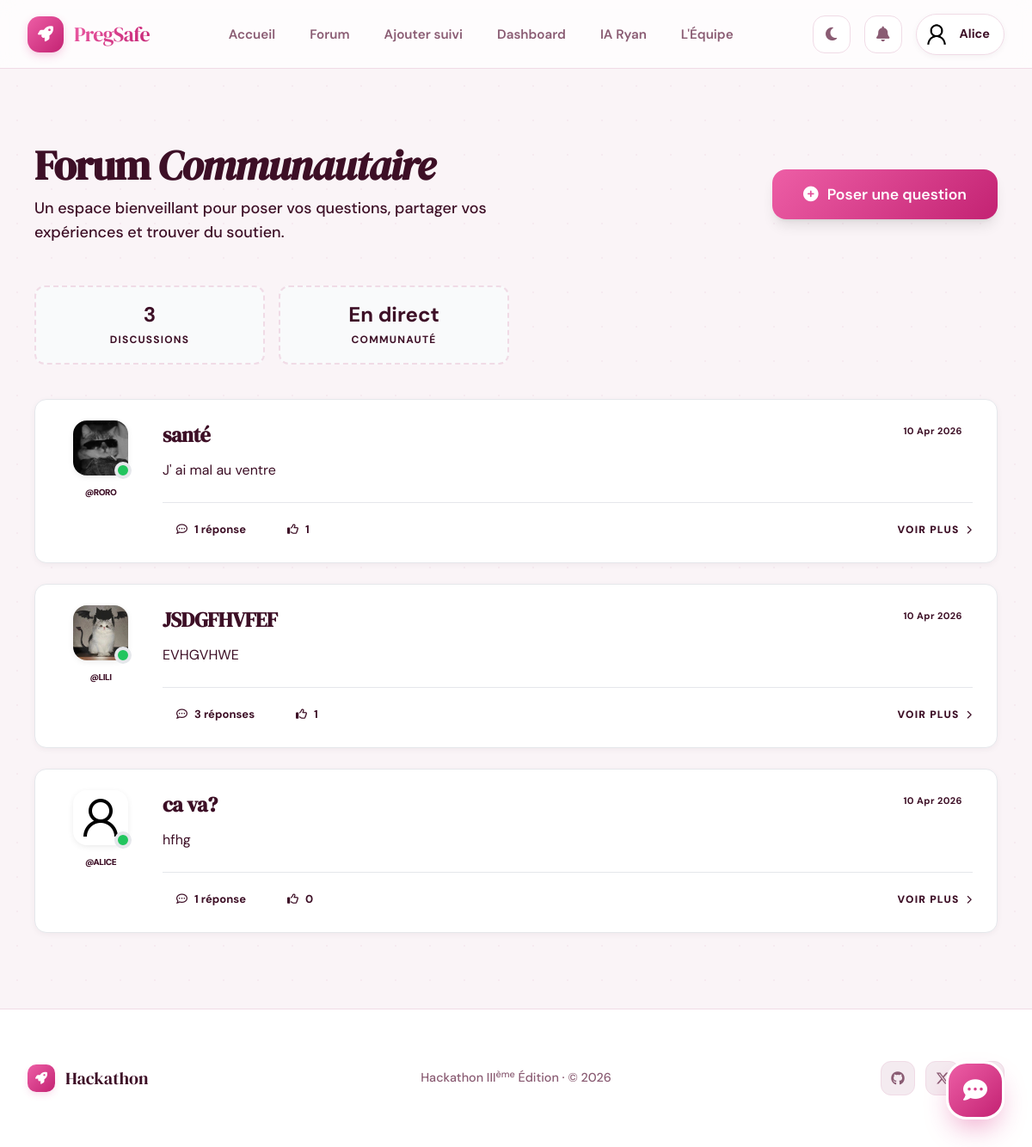
The app's page /forum/ (signed in) with its own data.
### Users/models.py (models this page shows, shortened)
class User(AbstractUser):
    GROUPE_SANGUIN_CHOIX = [
        ('A+', 'A+'), ('A-', 'A-'),
        ('B+', 'B+'), ('B-', 'B-'),
        ('AB+', 'AB+'), ('AB-', 'AB-'),
        ('O+', 'O+'), ('O-', 'O-'),
    ]
    is_admin_user = models.BooleanField(default=False)
    is_customer = models.BooleanField(default=True)
    age = models.PositiveIntegerField(null=True, blank=True, help_text="25")
    date_dernieres_regles = models.DateField(null=True, blank=True, help_text="Date des dernières règles)")
    date_prevue_accouchement = models.DateField(null=True, blank=True)
    taille = models.PositiveIntegerField(null=True, blank=True, help_text="En cm")
    poids_initial = models.FloatField(null=True, blank=True, help_text="En kg")
    groupe_sanguin = models.CharField(
        null=True,
        blank=True,
        max_length=5,
        choices=GROUPE_SANGUIN_CHOIX
    )
    antecedents_medicaux = models.TextField(null=True, blank=True)
    nombre_grossesses_precedentes = models.PositiveIntegerField(default=0)
    photo = models.ImageField(
        upload_to="profile_pictures/",
        default="profile_pictures/default.png",
        blank=True,
        null=True,
    )
    def notifications_non_lues(self):
        return self.notifications.filter(is_read=False).order_by("-created_at")
    def nombre_notifications_non_lues(self):
        return self.notifications.filter(is_read=False).count()

### forum/models.py (models this page shows, shortened)
class Question(models.Model):
    user = models.ForeignKey(
        settings.AUTH_USER_MODEL,
        on_delete=models.CASCADE,
        related_name='questions'
    )
    title = models.CharField(max_length=255)
    content = models.TextField()
    image = models.ImageField(upload_to='forum/questions/', blank=True, null=True)
    likes = models.ManyToManyField(settings.AUTH_USER_MODEL, related_name='liked_questions', blank=True)
    dislikes = models.ManyToManyField(settings.AUTH_USER_MODEL, related_name='disliked_questions', blank=True)
    created_at = models.DateTimeField(auto_now_add=True)
    updated_at = models.DateTimeField(auto_now=True)
    class Meta:
        ordering = ['-created_at']
    def total_likes(self):
        return self.likes.count()

### forum/views.py (the view)
# urls.py: path('', views.question_list, name='question_list'),
def question_list(request):
    questions = Question.objects.all().select_related('user').prefetch_related('answers')
    return render(request, 'forum/question_list.html', {'questions': questions})

### templates/forum/question_list.html (shortened to what this page needs)
{% extends 'Base/base.html' %}
{% block content %}
<div class="container mx-auto px-4 py-12 max-w-6xl">
    <div class="flex flex-col md:flex-row justify-between items-start md:items-center gap-6 mb-12">
        <div class="animate-fade-in">
            <h1 class="text-4xl md:text-5xl font-black text-ink tracking-tight mb-3">
                Forum <span class="text-primary italic">Communautaire</span>
            </h1>
            <p class="text-ink-muted text-lg font-medium max-w-xl">
                Un espace bienveillant pour poser vos questions, partager vos expériences et trouver du soutien.
            </p>
        </div>
        {% if user.is_authenticated %}
            <a href="{% url 'forum:ask_question' %}" class="btn btn-primary btn-lg shadow-lg group">
                <i class="fas fa-plus-circle transition-transform group-hover:rotate-90"></i>
                Poser une question
            </a>
        {% endif %}
    </div>
    <div class="grid grid-cols-2 md:grid-cols-4 gap-4 mb-10">
        <div class="glass-card p-4 text-center border-dashed border-2">
            <span class="block text-2xl font-bold text-primary">{{ questions.count }}</span>
            <span class="text-xs font-bold uppercase tracking-widest text-ink-muted">Discussions</span>
        </div>
        <div class="glass-card p-4 text-center border-dashed border-2">
            <span class="block text-2xl font-bold text-secondary">En direct</span>
            <span class="text-xs font-bold uppercase tracking-widest text-ink-muted">Communauté</span>
        </div>
    </div>
    <div class="space-y-6">
        {% for question in questions %}
            <div class="cool-card group hover:border-primary/30 transition-all duration-500 hover:-translate-y-1">
                <div class="flex flex-col md:flex-row gap-6">
                    <div class="hidden md:flex flex-col items-center gap-3 w-24 flex-shrink-0">
                        {% if question.user.photo %}
                            <div class="relative">
                                <img src="{{ question.user.photo.url }}" class="w-16 h-16 rounded-2xl object-cover ring-4 ring-paper shadow-md" alt="{{ question.user.username }}">
                                <div class="absolute -bottom-1 -right-1 w-5 h-5 bg-green-500 border-4 border-surface rounded-full"></div>
                            </div>
                        {% else %}
                            <div class="w-16 h-16 rounded-2xl bg-grad-primary flex items-center justify-center text-white font-bold text-2xl shadow-md">
                                {{ question.user.username|first|upper }}
                            </div>
                        {% endif %}
                        <span class="text-[10px] font-black uppercase tracking-tighter text-ink-muted">@{{ question.user.username }}</span>
                    </div>
                    <div class="flex-grow">
                        <div class="flex justify-between items-start gap-4 mb-3">
                            <h2 class="text-2xl font-bold text-ink group-hover:text-primary transition-colors leading-snug">
                                <a href="{% url 'forum:question_detail' question.pk %}">
                                    {{ question.title }}
                                </a>
                            </h2>
                            <span class="hidden md:block text-[10px] font-bold text-ink-muted bg-surface-2 px-3 py-1 rounded-full whitespace-nowrap">
                                {{ question.created_at|date:"d M Y" }}
                            </span>
                        </div>
                        <p class="text-ink-muted leading-relaxed mb-6 line-clamp-2 md:line-clamp-3">
                            {{ question.content }}
                        </p>
                        <div class="flex items-center justify-between pt-4 border-t border-line">
                            <div class="flex items-center gap-4">
                                <span class="flex items-center gap-2 text-sm font-bold text-primary bg-primary/5 px-4 py-2 rounded-xl">
                                    <i class="far fa-comment-dots"></i>
                                    {{ question.answers.count }} réponse{{ question.answers.count|pluralize }}
                                </span>
                                <span class="flex items-center gap-2 text-sm font-bold text-ink-muted bg-surface-2 px-4 py-2 rounded-xl">
                                    <i class="far fa-thumbs-up"></i>
                                    {{ question.total_likes }}
                                </span>
                            </div>
                            <a href="{% url 'forum:question_detail' question.pk %}" class="text-sm font-black uppercase tracking-widest text-ink hover:text-primary flex items-center gap-2 transition-all group/link">
                                Voir plus
                                <i class="fas fa-chevron-right text-[10px] group-hover/link:translate-x-1 transition-transform"></i>
                            </a>
                        </div>
                    </div>
                </div>
            </div>
        {% endfor %}
    </div>
</div>
{% endblock %}

### templates/Base/base.html (shortened to what this page needs)
<!doctype html>
<html lang="fr" data-theme="light">
    <head>
        <script src="https://cdn.tailwindcss.com"></script>
        <link
            rel="stylesheet"
            href="https://cdnjs.cloudflare.com/ajax/libs/font-awesome/6.5.0/css/all.min.css"
        />
        {% load static %}
        <link rel="stylesheet" href="{% static 'css/style.css' %}" />
    </head>
    <body>
        <nav
            class="navbar"
            role="navigation"
            aria-label="Navigation principale"
        >
            <div class="navbar-inner">
                <a
                    href="{% url 'users:landing' %}"
                    class="logo"
                    aria-label="Hackathon — Accueil"
                >
                    <div class="logo-mark"><i class="fas fa-rocket"></i></div>
                    <span class="logo-text">PregSafe</span>
                </a>
                <ul class="nav-links desktop-nav" role="list">
                    <li><a href="{% url 'users:landing' %}">Accueil</a></li>
                    <li>
                        <a
                            href="{% url 'forum:question_list' %}"
                            onclick="if (!{{ user.is_authenticated|lower }}) { alert('Il faudra se connecter pour accéder à cette page.'); return false; }"
                            >Forum</a
                        >
                    </li>
                    <li>
                        <a
                            href="{% url 'pregancy:ajouter_suivi' %}"
                            onclick="if (!{{ user.is_authenticated|lower }}) { alert('Il faudra se connecter pour accéder à cette page.'); return false; }"
                            >Ajouter suivi</a
                        >
                    </li>
                    <li>
                        <a
                            href="{% url 'pregancy:dashboard' %}"
                            onclick="if (!{{ user.is_authenticated|lower }}) { alert('Il faudra se connecter pour accéder à cette page.'); return false; }"
                            >Dashboard</a
                        >
                    </li>
                    {% if user.is_authenticated %}
                    <li><a href="{% url 'users:chat_home' %}">IA Ryan</a></li>
                    {% endif %}
                    <li><a href="{% url 'users:about' %}">L'Équipe</a></li>
                </ul>
                <div class="nav-actions desktop-nav">
                    <button
                        class="theme-btn"
                        id="theme-toggle"
                        aria-label="Changer le thème"
                    >
                        <i class="fas fa-moon icon-moon"></i>
                    </button>
                    {% if user.is_authenticated %}
                    <div class="relative group">
                        <button class="nav-icon-btn">
                            <i class="fas fa-bell"></i>
                        </button>
                    </div>
                    <a href="{% url 'users:profile' %}" class="user-pill">
                        {% if user.photo %}
                        <img
                            src="{{ user.photo.url }}"
                            class="avatar"
                            alt="{{ user.username }}"
                        />
                        {% else %}
                        <div class="avatar-initials">
                            {{ user.username|first|upper }}
                        </div>
                        {% endif %}
                        <span class="user-name">{{ user.username }}</span>
                    </a>
                    {% endif %}
                </div>
            </div>
        </nav>
        <main class="main">{% block content %}{% endblock %}</main>
        <footer>
            <div class="footer-inner">
                <div class="footer-brand">
                    <div class="footer-mark"><i class="fas fa-rocket"></i></div>
                    <span class="footer-brand-name">Hackathon</span>
                </div>
                <p class="footer-copy">
                    Hackathon III<sup>ème</sup> Édition · © 2026
                </p>
                <div class="footer-links">
                    <a href="#" aria-label="GitHub"
                        ><i class="fab fa-github"></i
                    ></a>
                    <a href="#" aria-label="Twitter"
                        ><i class="fab fa-x-twitter"></i
                    ></a>
                    <a href="#" aria-label="LinkedIn"
                        ><i class="fab fa-linkedin-in"></i
                    ></a>
                </div>
            </div>
        </footer>
        {% if user.is_authenticated and "/chat/" not in request.path %}
        <div class="chat-widget">
            <button class="chat-bubble" onclick="toggleWidget()">
                <i class="fas fa-comment-dots" id="widget-icon"></i>
            </button>
        </div>
        {% endif %} {% block extra_scripts %}{% endblock %}
    </body>
</html>

### records on screen
User: photo (placeholder picture), username "Alice"
Question: user.photo (picture), user.username "RORO", title "santé", created_at "10 Apr 2026", content "J' ai mal au ventre", answers.count "1", total_likes "1"
Question: user.photo (picture), user.username "LILI", title "JSDGFHVFEF", created_at "10 Apr 2026", content "EVHGVHWE", answers.count "3", total_likes "1"
Question: user.photo (placeholder picture), user.username "ALICE", title "ca va?", created_at "10 Apr 2026", content "hfhg", answers.count "1", total_likes "0"

### other values on screen
{{ questions.count }} "3"
